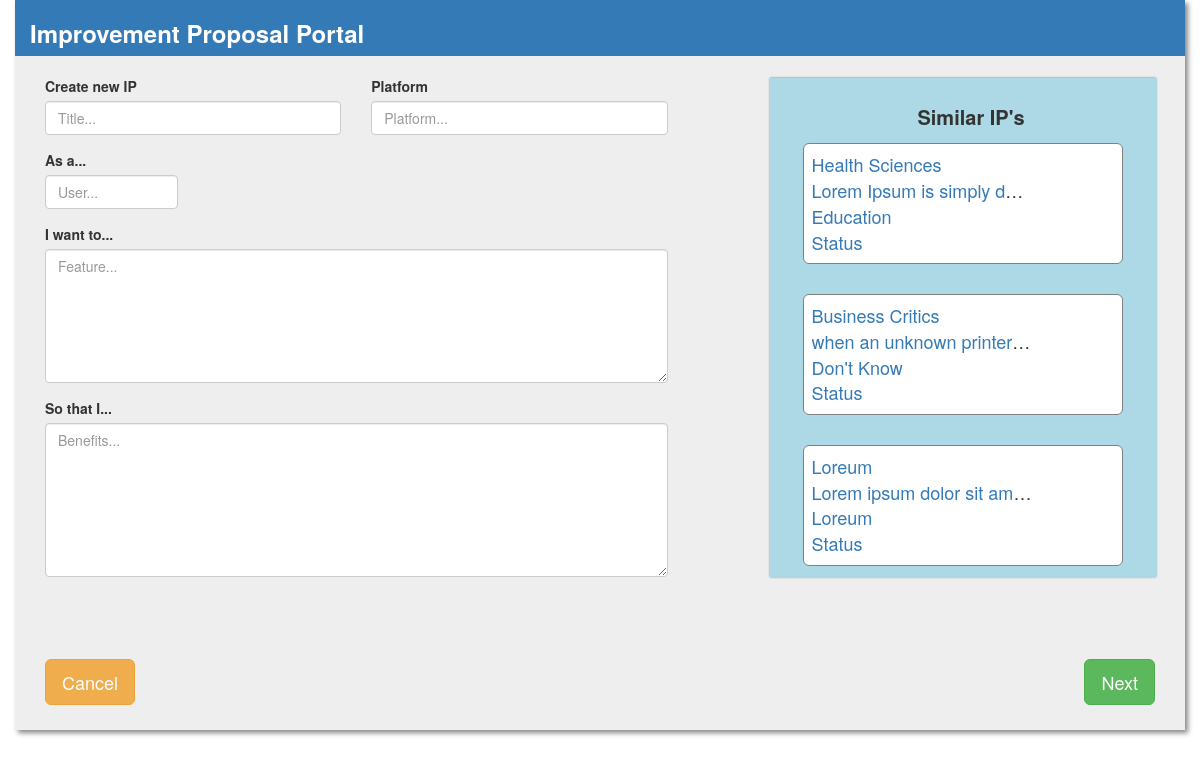
Page /createnewimprovementproposal.php on the committed database.
### tables this page shows
CREATE TABLE IF NOT EXISTS `ipdetail` (
  `IPid` int(10) NOT NULL AUTO_INCREMENT,
  `title` varchar(255) NOT NULL,
  `platform` varchar(255) NOT NULL,
  `user` varchar(50) NOT NULL,
  `feature` varchar(1000) NOT NULL,
  `benefits` varchar(1000) NOT NULL,
  `ca` varchar(1000) NOT NULL,
  `s` varchar(1000) NOT NULL,
  `e` varchar(1000) NOT NULL,
  `priority` varchar(50) NOT NULL,
  `fasttrack` varchar(3) NOT NULL DEFAULT 'N',
  `file` varchar(255) DEFAULT NULL,
  PRIMARY KEY (`IPid`),
  KEY `IPid` (`IPid`),
  KEY `IPid_2` (`IPid`),
  KEY `IPid_3` (`IPid`),
  KEY `IPid_4` (`IPid`)
);

### createnewimprovementproposal.php (the view, shortened to what this page needs)
<?php
require "db.php";
$sql = "select * from ipdetail";
$result = $mysqli->query($sql);
?>
<!DOCTYPE HTML>
<html lang="en-US">
<head>
	<link rel="stylesheet" href="css/bootstrap.min.css" />
	<link rel="stylesheet" href="css/style.css" />
</head>
<body>
 <div class="container" style="background:#eeeeee"  >
	<div class="row bg-primary">
	   <div class="col-lg-12 col-md-12 col-sm-12 col-xm-12">
		 <h3 class="align-left"><b>Improvement Proposal Portal</b></h3>
	   </div>
	</div></br>
	<form action="createnewimprovementproposal2.php"  Method="POST" >
   <div class="row">
	  <div class="col-lg-7">
		  <div class="col-lg-6">
		   <label for="title">Create new IP</label><input  onkeyup="myFunction();" id="title" required class="form-control" type="text" placeholder="Title..." name="title" />
		  </div>
		  <div class="col-lg-6">
			 <div class="form-group">
			<label for="platform">Platform</label><input id="platform" required class="form-control" type="text" placeholder="Platform..." name="platform" />
			 </div>
		  </div> </br></br>
		  <div class="col-lg-3">
			  <div class="form-group">
				<label for="user">As a...</label><input id="user" required class="form-control" type="text" placeholder="User..." name="user" />
			  </div>
		  </div>
		  <div class="col-lg-12">
			  <div class="form-group">
				<label for="feature">I want to...</label><textarea  rows="6" required id="feature" class="form-control" placeholder="Feature..." name="feature"></textarea>
			  </div>
		  </div>
		  <div class="col-lg-12">
			  <div class="form-group">
				<label for="benefit">So that I...</label><textarea rows="7" required id="benefit" class="form-control" placeholder="Benefits..."  name="benefits"></textarea>
			  </div>
		  </div>
	  </div>
	  <div class="col-lg-4 well " style="height:503px; overflow-y:scroll; margin-left:70px;">
	   <div class=" col-lg-12" id="outer" >
					 <h4 Class="text-center"><b> Similar IP's</b></h4>
					 <?php
				   while($IPinfo=$result->fetch_assoc()){ ?>
			<ul class="col-lg-12 jumbotron" style="padding:8px 8px 8px 8px;" id="myul">
				    <li class="truncate"><a href="IPdetail.php?IPid=<?php echo $IPinfo['IPid']; ?>"><?php echo ucwords($IPinfo['title']);   ?>   </a></li>
				   	<li class="truncate"><a href="IPdetail.php?IPid=<?php echo $IPinfo['IPid']; ?>"><?php echo $IPinfo['feature'] ?></a></li>
				   	<li class="truncate"><a href="IPdetail.php?IPid=<?php echo $IPinfo['IPid']; ?>"><?php echo ucwords($IPinfo['platform']);   ?></a></li>
				   	<li class="truncate"><a href="IPdetail.php?IPid=<?php echo $IPinfo['IPid']; ?>"> Status  </a></li>
			</ul>
		<?php } ?>
	   </div>
	  </div>
   </div></br></br></br>
	 <div class="row">
		   <div class="col-lg-6 text-left">
					<a class="text-right" href="index.php"><button style="margin-left:15px; margin-bottom:25px;"
					type="button" title="back to entry page"class="btn btn-warning btn-lg">Cancel</button></a>
		   </div>
		   <div class="col-lg-6 text-right">
					<input style="margin-right:15px; margin-bottom:25px;" type="submit" role="submit" Value="Next" name="submit" class="btn btn-success btn-lg" class="img" src="images/next.png" title="Next Page" alt="Submit"/>
		   </div>
	 </div>
 </form>
 </div>
</body>
</html>

### css/style.css (style rules this page uses)
h4 { margin-left:17px; margin-bottom:15px; color:#333; font-size:20px; }
.container { box-shadow:3px 3px 5px #888 }
.jumbotron { background-color:white; font-size:18px; list-style:none; padding:8px; border:1px solid grey; }
.well { background-color:lightblue; margin-left:40px; }

### createnewimprovementproposal.php (style rules this page uses)
.truncate { width: 220px; white-space: nowrap; overflow: hidden; text-overflow: ellipsis; }

### rows in the picture
ipdetail: title "Health Sciences", feature "Lorem Ipsum is simply d…", platform "Education"
ipdetail: title "Business Critics", feature "when an unknown printer…", platform "Don't Know"
ipdetail: title "Loreum", feature "Lorem ipsum dolor sit am…", platform "Loreum"
